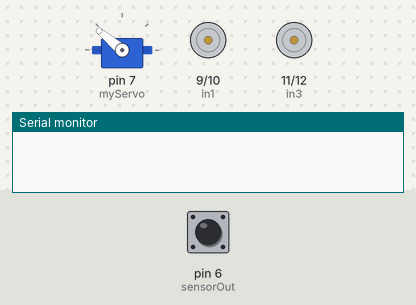
Recording of a sketch running on a simulated Arduino Uno, built with avr-gcc and run on an emulated ATmega328P. Shown: servo, motor-driver pin pairs drawn as motors (green arrow = first pin HIGH = forward, orange = second pin HIGH = backward, longer = more drive, scaled by the enable pin), the last lines printed to the serial monitor. Inputs (shaded band) come from the test bench; at power-on: pin 6 (sensorOut) LOW.

Above: at 18.0 s.
18.1 s: pin 6 (sensorOut) pulsed HIGH 5 times (0.12 s each, 0.3 s apart)
At 22.4 s:
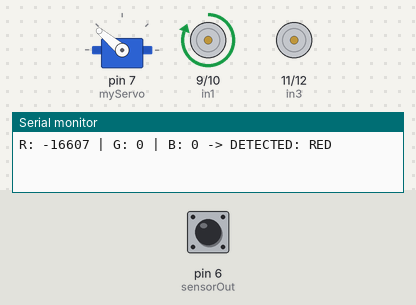
22.7 s: pin 6 (sensorOut) pulsed HIGH 2 times (0.12 s each, 0.3 s apart)
At 68.1 s:
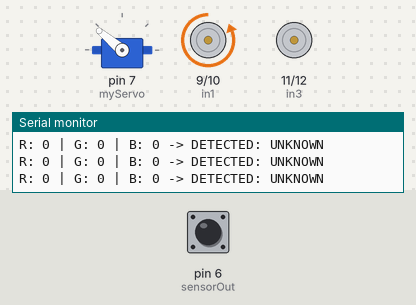
At 72.6 s:
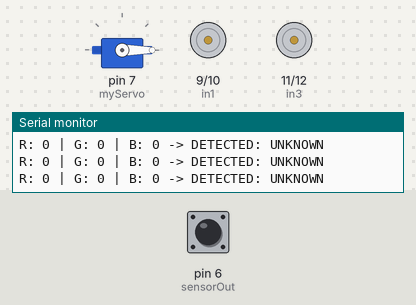
Timing chart, 0 to 73.3 s (numbered marks = the images above; inputs shaded):
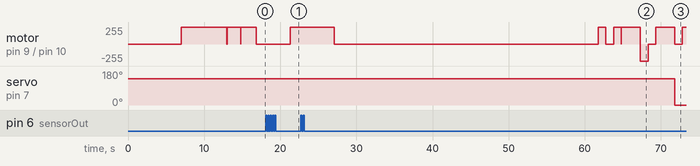

The sketch:

Final.py.ino
```cpp
// // Motor A (Left)
// int ena = 8;
// int in1 = 9;
// int in2 = 10;

// // Motor B (Right)
// int enb = 13;
// int in3 = 11;
// int in4 = 12;

// void setup() {
//   pinMode(ena, OUTPUT);
//   pinMode(enb, OUTPUT);
//   pinMode(in1, OUTPUT);
//   pinMode(in2, OUTPUT);
//   pinMode(in3, OUTPUT);
//   pinMode(in4, OUTPUT);

//   // --- MOVE FORWARD ---
//   // Left Motor
//   digitalWrite(in1, LOW);
//   digitalWrite(in2, HIGH);
//   analogWrite(ena, 255); // Full Speed

//   // Right Motor
//   digitalWrite(in3, HIGH);
//   digitalWrite(in4, LOW);
//   analogWrite(enb, 255); // Full Speed
// }

// void loop() {
//   // Motors will keep running forward because they were turned on in setup()
// }
#include <Servo.h>
Servo myServo;  // Create a servo object
int ena = 8;
int enb = 13;
int in1 = 9;
int in2 = 10;
int in3 = 11;
int in4 = 12;
int S0 = 2; // green
int S1 = 3; // oranage
int S2 = 4; // red
int S3 = 5; // yellow
int sensorOut = 6; // blue
int redRaw = 0;
int greenRaw = 0;
int blueRaw = 0;

char readColour();
void LineFollow(double total_dist);
void tankMove(char direction, double dist);

void setup() {
  pinMode(S0, OUTPUT);
  pinMode(S1, OUTPUT);
  pinMode(S2, OUTPUT);
  pinMode(S3, OUTPUT);
  pinMode(sensorOut, INPUT);
  digitalWrite(S0, HIGH);
  digitalWrite(S1, LOW);
  Serial.println("Color Sensor Initialized...");
  pinMode(ena, OUTPUT);
  pinMode(enb, OUTPUT);
  pinMode(in1, OUTPUT);
  pinMode(in2, OUTPUT);
  pinMode(in3, OUTPUT);
  pinMode(in4, OUTPUT);
  myServo.attach(7);

  myServo.write(140);
  Serial.begin(9600);
  delay(7000);
  tankMove('f',6000);
  tankMove('L',1800);
  tankMove('f',2000);
  delay(2000);
  LineFollow(40);
  delay(1000);
  tankMove('r',1000);
  delay(1000);
  tankMove('L',1000);
  tankMove('f',2500);
  tankMove('R',1000);
  delay(1000);
  tankMove('L',2500);
  myServo.write(0);
  delay(1000);
  tankMove('r',3000);
  delay(1000);
  myServo.write(120);
  delay(1000);
  tankMove('f',3000);
  delay(1000);
  tankMove('R',2500);
  tankMove('f',2000);
  tankMove('R',200);
  delay(1000);
  LineFollow(4);
  delay(1000);
  // tankMove('R',2000);
  // LineFollow(7);
  // delay(1000);
  // tankMove('R',2000);
  // tankMove('f',3000);
  // tankMove('L',2000);
  // tankMove('f',6000);
  // LineFollow(30);
  // delay(1000);

}


void tankMove(char direction, double dist) {
  if (direction == 'f') { // Forward
    digitalWrite(in1, HIGH);
    digitalWrite(in2, LOW);
    digitalWrite(in3, LOW);
    digitalWrite(in4, HIGH);
    analogWrite(ena, 255);
    analogWrite(enb, 60);
    delay(dist);
  }
  else if (direction == 'b') { // Backward
    digitalWrite(in1, LOW);
    digitalWrite(in2, HIGH);
    digitalWrite(in3, HIGH);
    digitalWrite(in4, LOW);
    analogWrite(ena, 255);
    analogWrite(enb, 60);
    delay(dist);
  }
  else if (direction == 'R') { // Right
    digitalWrite(in1, LOW);
    digitalWrite(in2, HIGH);
    digitalWrite(in3, LOW);
    digitalWrite(in4, HIGH);
    analogWrite(ena, 255);
    analogWrite(enb, 60);
    delay(dist);
  }
  else { // Left
    digitalWrite(in1, HIGH);
    digitalWrite(in2, LOW);
    digitalWrite(in3, HIGH);
    digitalWrite(in4, LOW);
    analogWrite(ena, 255);
    analogWrite(enb, 50);
    delay(dist);
  }
  digitalWrite(in1, LOW);
  digitalWrite(in2, LOW);
  digitalWrite(in3, LOW);
  digitalWrite(in4, LOW);
  delay(10);
}


char readColour()
{
  // 1. Read RED frequency
  digitalWrite(S2, LOW);
  digitalWrite(S3, LOW);
  redRaw = pulseIn(sensorOut, LOW);
  delay(10);

  // 2. Read GREEN frequency
  digitalWrite(S2, HIGH);
  digitalWrite(S3, HIGH);
  greenRaw = pulseIn(sensorOut, LOW);
  delay(10);

  // 3. Read BLUE frequency
  digitalWrite(S2, LOW);
  digitalWrite(S3, HIGH);
  blueRaw = pulseIn(sensorOut, LOW);
  delay(10);

  Serial.print("R: "); Serial.print(redRaw);
  Serial.print(" | G: "); Serial.print(greenRaw);
  Serial.print(" | B: "); Serial.print(blueRaw);

  if (redRaw < (greenRaw - 15) && redRaw < blueRaw) {
    Serial.println(" -> DETECTED: RED");
    return 'r';
  }
  else if (greenRaw < redRaw && greenRaw < blueRaw) {
    Serial.println(" -> DETECTED: GREEN");
    return 'g';
  }
  else if ((blueRaw+20) < redRaw && (blueRaw+20) < greenRaw) {
    Serial.println(" -> DETECTED: BLUE");
    return 'b';
  }
  else {
    Serial.println(" -> DETECTED: UNKNOWN");
    return 'w';
  }
  delay(100);
}

void LineFollow(double total_dist) {
  int leftMax = 255;
  int leftMin = 0;

  int rightMax = 75;
  int rightMin = 45;

  long endTime = millis() + (total_dist * 1000);

  while (millis() < endTime) {
    char val = readColour();

    if (val == 'b') break;

    // Directions (Forward)
    digitalWrite(in1, HIGH);
    digitalWrite(in2, LOW);
    digitalWrite(in3, LOW);
    digitalWrite(in4, HIGH);

    if (val == 'r' || val == 'g') {
      analogWrite(ena, leftMax);
      analogWrite(enb, rightMin);
    }
    else {
      analogWrite(ena, leftMin);
      analogWrite(enb, rightMax);
    }
    delay(30);
  }

  analogWrite(ena, 0);
  analogWrite(enb, 0);
  digitalWrite(in1, LOW);
  digitalWrite(in2, LOW);
  digitalWrite(in3, LOW);
  digitalWrite(in4, LOW);
}

void loop(){

}
```

Measured:
- after the input at 18.1 s, motor on pin 9 (in1) / pin 10 (in2): stopped → forward 255/255 after 3.2 s
- after the input at 22.7 s, servo on pin 7 (myServo): 140° → 0° after 49.1 s instead of 49.5 s
